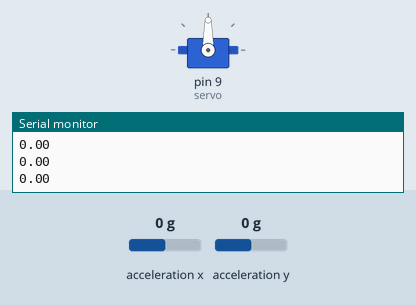
Simulated run of this sketch. Board: Arduino Uno, built with avr-gcc and run on an emulated ATmega328P. On the bench: servo, the last lines printed to the serial monitor. The test bench sets the inputs (shaded band); at power-on: acceleration x 0 g, acceleration y 0 g.

Above: at 1.2 s.
1.3 s: acceleration x set to -0.2 g
At 1.6 s:
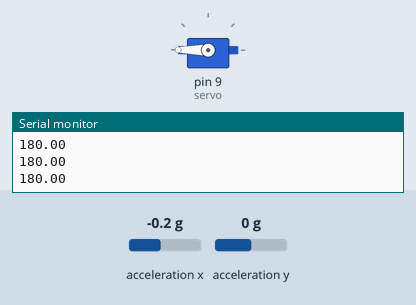
2.8 s: acceleration y set to -0.2 g
At 3.9 s:
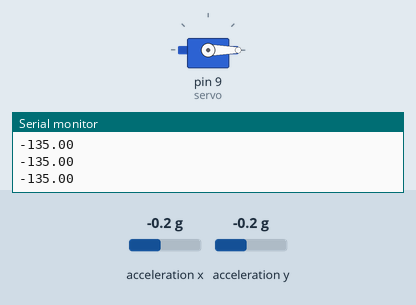
4.3 s: acceleration x set to 0.8 g
At 4.9 s:
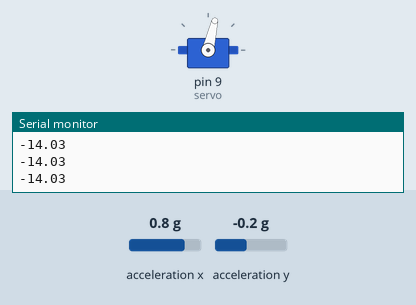
5.8 s: acceleration y set to -1.4 g
At 6.3 s:
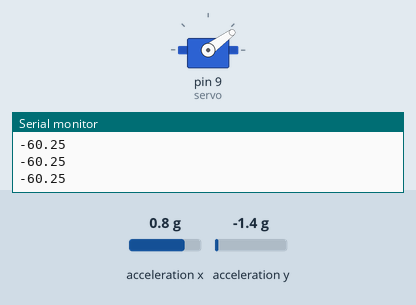
7.3 s: acceleration x set to 1.4 g
At 8.5 s:
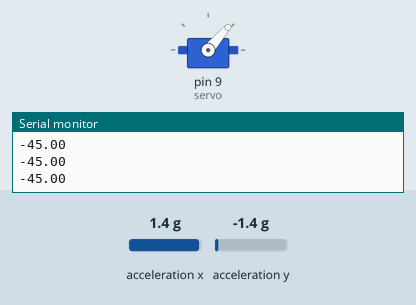
8.8 s: acceleration y set to 0.8 g
At 9.5 s:
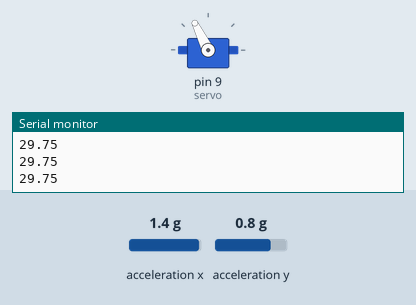
Timing chart, 0 to 11.3 s (numbered marks = the images above; inputs shaded):
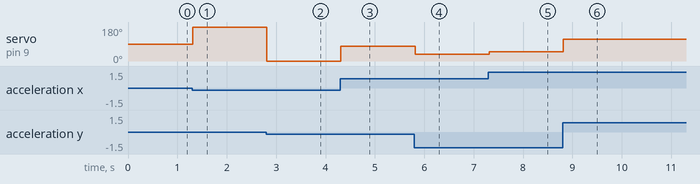

Measured:
- the behaviour switches between 0 and -0.1 g on acceleration x (found by bisection; images 0 and 1)
- the behaviour switches between 0 and -0.1 g on acceleration y (found by bisection; images 1 and 2)
- after the input at 1.3 s, servo on pin 9 (servo): 90° → 180° at once
- after the input at 2.8 s, servo on pin 9 (servo): 180° → 0° at once
- after the input at 4.3 s, servo on pin 9 (servo): 0° → 77° at once
- after the input at 5.8 s, servo on pin 9 (servo): 77° → 36° at once
- after the input at 7.3 s, servo on pin 9 (servo): 36° → 49° at once
- after the input at 8.8 s, servo on pin 9 (servo): 49° → 116° at once

The sketch:

Acc_TEst.ino
```cpp
#include "Wire.h"
#include "I2Cdev.h"
#include "MPU6050.h"
#include "math.h"
# include <Servo.h>


MPU6050 mpu;
Servo servo;

int16_t accY, accX;
float accAngle;


void setup() {
  servo.attach(9);
  mpu.initialize();
  Serial.begin(9600);
}

void loop() {
  accX = mpu.getAccelerationX();
  accY = mpu.getAccelerationY();

  accAngle = atan2(accY, accX)*RAD_TO_DEG;

  if(isnan(accAngle));
  else
    Serial.println(accAngle);
    servo.write(map(accAngle, -100, 100, 0, 180));
}
```
